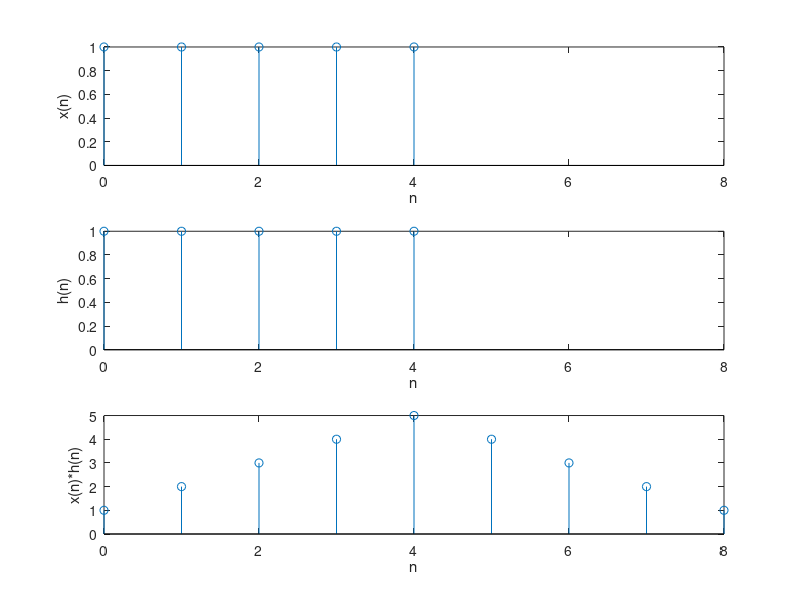

Reproduce this figure in MATLAB.
%习题二第一题
nx=0:4;x=ones(1,length(nx));
nh=0:4;h=ones(1,length(nh));
y=conv(x,h);
% 下限=下限1+下限2
ny_min=min(nx)+min(nh);
% 上限=上限1+上限2
ny_max=max(nx)+max(nh);
ny=ny_min:ny_max;
subplot(3,1,1);stem(nx,x);
xlabel('n');ylabel('x(n)');axis([ny_min ny_max 0 max(x)]);
subplot(3,1,2);stem(nh,h);
xlabel('n');ylabel('h(n)');axis([ny_min ny_max 0 max(h)]);
subplot(3,1,3);stem(ny,y);
xlabel('n');ylabel('x(n)*h(n)');axis([ny_min ny_max 0 max(y)]);